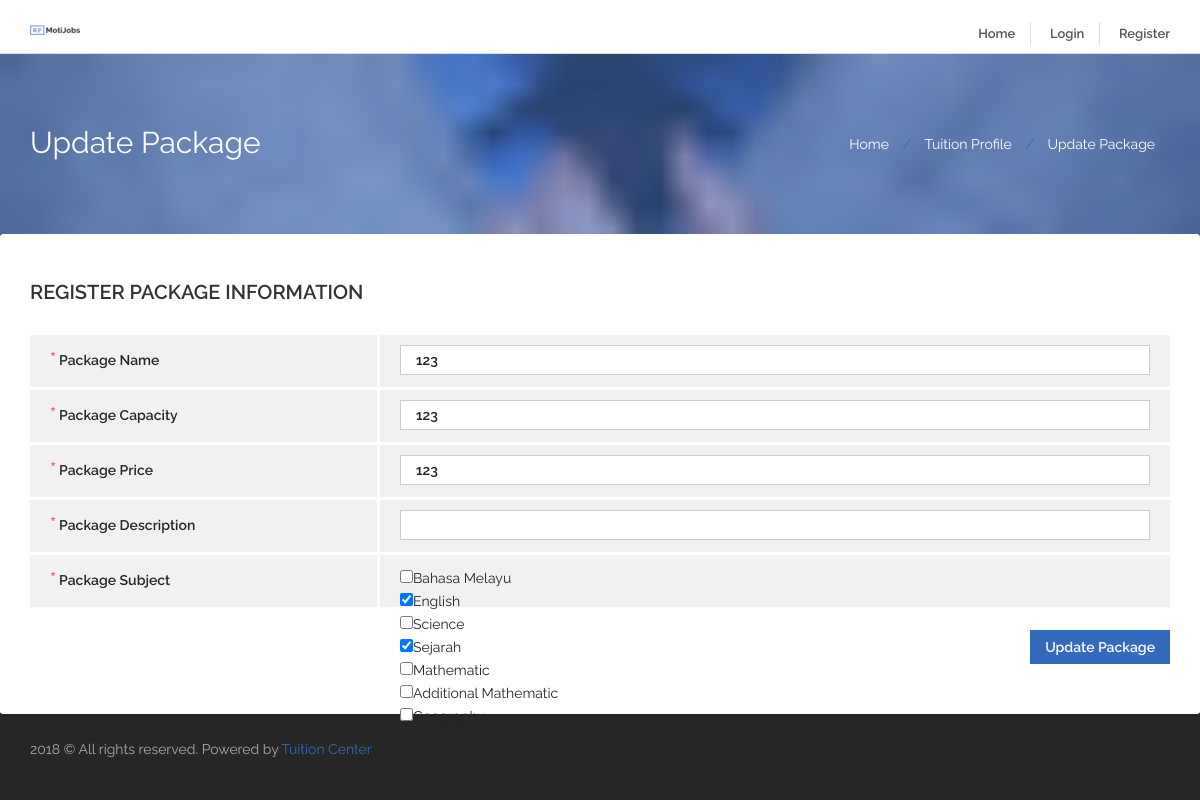
The app's page /edit_package.php?p_id=1 with its own data.
### tables this page shows
CREATE TABLE IF NOT EXISTS `tuition_package` (
  `package_id` int(11) NOT NULL AUTO_INCREMENT,
  `tuition_id` int(11) NOT NULL,
  `package_name` varchar(100) NOT NULL,
  `package_capacity` int(11) NOT NULL,
  `package_price` float NOT NULL,
  `package_subject` varchar(255) NOT NULL,
  `package_description` varchar(2048) NOT NULL,
  PRIMARY KEY (`package_id`)
);

CREATE TABLE IF NOT EXISTS `master_subject` (
  `subject_id` int(11) NOT NULL AUTO_INCREMENT,
  `subject_name` varchar(255) NOT NULL,
  PRIMARY KEY (`subject_id`)
);

### edit_package.php (the view, shortened to what this page needs)
<?php session_start();
include_once("connection.php");
if(isset($_GET['p_id']))
{
  $package_id = $_GET['p_id'];
  $sql = "SELECT * FROM `tuition_package` where `package_id` = '$package_id'";
  $sql_package = mysqli_query($myConnection,$sql) or die(mysqli_error($myConnection));
  $row = mysqli_fetch_array($sql_package);
  $package_name = $row['package_name'];
  $package_capacity = $row['package_capacity'];
  $package_price = $row['package_price'];
  $package_subject = $row['package_subject'];
  $package_description = $row['package_description'];
}
else
{
  echo "<script type='text/javascript'>alert('Fail, no package id is passed');</script>";
  echo "<script type='text/javascript'> document.location='tuition_profile.php'; </script>";
}
?>
<!doctype html>
<html lang="en">
  <head>
    <?php
      include_once("connection.php");
    ?>
    <link rel="stylesheet" href="css/bootstrap.css">
    <link rel="stylesheet" href="css/font-awesome.min.css">
    <link rel="stylesheet" type="text/css" href="css/jquery.tagsinput.css" />
    <link rel="stylesheet" href="css/styles.css">
    <link rel="stylesheet" href="css/responsive.css">
  </head>
  <body>
    <div id="main-wrapper">
      <header id="header">
        <?php include 'header.php'; ?>
      </header>
      <div class="header-page-title  clearfix">
        <div class="title-overlay"></div>
        <div class="container">
          <h1>Update Package</h1>
          <ol class="breadcrumb">
            <li><a href="index.php">Home</a></li>
            <li><a href="tuition_profile.php">Tuition Profile</a></li>
            <li class="active">Update Package</li>
          </ol>
        </div>
      </div>
      <div id="page-content" class="job-registration job-registration full-width">
        <div class="container">
          <div class="row">
            <div class="col-sm-12 page-content mt30">
              <div class="">
                <div class="tab-pane active" id="agency-profile-tab">
                  <h4 class=" client-registration-title">Register Package
                    <span>Information</span>
                  </h4>
                  <div class="information-form">
                    <div class="table-responsive">
                      <form action="controller.php" class="default-form" method="post">
                        <div class="single-content">
                          <label><span>*</span>Package Name</label>
                          <div class="company-name">
                            <input type="text" name="package_name" placeholder="" required="" value="<?php echo $package_name; ?>">
                          </div>
                        </div>
                        <div class="single-content">
                          <label><span>*</span>Package Capacity</label>
                          <div class="company-name">
                            <input type="text" name="package_capacity" placeholder="" required="" value="<?php echo $package_capacity; ?>">
                          </div>
                        </div>
                        <div class="single-content">
                          <label><span>*</span>Package Price</label>
                          <div class="company-name">
                            <input type="text" name="package_price" placeholder="" required value="<?php echo $package_price; ?>">
                          </div>
                        </div>
                        <div class="single-content">
                          <label><span>*</span>Package Description</label>
                          <div class="company-name">
                            <input type="text" name="package_description" placeholder="" value="<?php echo $package_description; ?>">
                          </div>
                        </div>
                        <div class="single-content">
                          <label><span>*</span>Package Subject</label>
                          <div class="company-name">
                            <?php
                            $subj = explode(',', $package_subject);
                            $sql = "SELECT * FROM `master_subject`";
                            $sql_subject = mysqli_query($myConnection,$sql) or die(mysqli_error($myConnection));
                            while( $row = mysqli_fetch_array($sql_subject) )
                            {
                              if (in_array($row['subject_name'], $subj))
                              {
                              ?>
                                <input type="checkbox" name="<?php echo $row['subject_id']; ?>" value="<?php echo $row['subject_id']; ?>" checked><?php echo $row['subject_name']; ?><br>
                              <?php
                              }
                              else
                              {
                              ?>
                                <input type="checkbox" name="<?php echo $row['subject_id']; ?>" value="<?php echo $row['subject_id']; ?>"><?php echo $row['subject_name']; ?><br>
                              <?php
                              }
                            }
                            ?>
                          </div>
                        </div>
                         <div class="submit-preview-buttons">
                            <input type="submit" name="update_package" class="btn btn-default pull-right" value="Update Package">
                        </div>
                      </form>
                    </div>
                  </div>
                </div>
              </div>
            </div>
          </div>
        </div>
      </div>
      <footer id="footer">
        <?php include 'footer.php'; ?>
      </footer>
    </div>
  </body>
</html>

### records on screen
tuition_package: package_name "123", package_capacity "123", package_price "123"
master_subject: subject_name "Bahasa Melayu"
master_subject: subject_name "English"
master_subject: subject_name "Science"
master_subject: subject_name "Sejarah"
master_subject: subject_name "Mathematic"
master_subject: subject_name "Additional Mathematic"
master_subject: subject_name "Geography"
